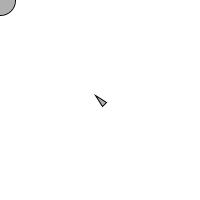
Frame 1 (no input)
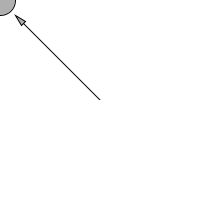
Frame 60 (the mouse pressed at the canvas centre just before this capture)
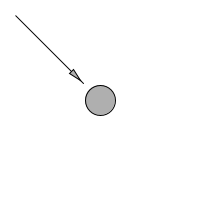
Frame 120 (the mouse held since frame 60 and released just before this capture)

The Processing sketch that drew these frames (run headless with seeded random() and noise(); from frame 60 on, the mouse is pressed at the canvas centre):

// Processing sketch: Arrive
// ── Arrive.pde
// Seek_Arrive
// Daniel Shiffman <http://www.shiffman.net>
// Nature of Code, Spring 2011

// Two "vehicles" follow the mouse position

// Implements Craig Reynold's autonomous steering behaviors
// One vehicle "seeks"
// One vehicle "arrives"
// See: http://www.red3d.com/cwr/

Vehicle v;

void setup() {
  size(200, 200);
  v = new Vehicle(width/2, height/2);
  smooth();
}

void draw() {
  background(255);

  PVector mouse = new PVector(mouseX, mouseY);

  // Draw an ellipse at the mouse location
  fill(175);
  stroke(0);
  ellipse(mouse.x, mouse.y, 30, 30);

  // Call the appropriate steering behaviors for our agents
  v.arrive(mouse);
  v.update();
  v.display();
}


// ── Vehicle.pde
// Seek_Arrive
// Daniel Shiffman <http://www.shiffman.net>

// The "Vehicle" class

class Vehicle {
  
  ArrayList<PVector> history = new ArrayList<PVector>();

  PVector location;
  PVector velocity;
  PVector acceleration;
  float r;
  float maxforce;    // Maximum steering force
  float maxspeed;    // Maximum speed

  Vehicle(float x, float y) {
    acceleration = new PVector(0,0);
    velocity = new PVector(0,0);
    location = new PVector(x,y);
    r = 3.0;
    maxspeed = 4;
    maxforce = 0.1;
  }

  // Method to update location
  void update() {
    // Update velocity
    velocity.add(acceleration);
    // Limit speed
    velocity.limit(maxspeed);
    location.add(velocity);
    // Reset accelerationelertion to 0 each cycle
    acceleration.mult(0);
    
    history.add(location.get());
    if (history.size() > 100) {
      history.remove(0);
    }
  }

  void applyForce(PVector force) {
    // We could add mass here if we want A = F / M
    acceleration.add(force);
  }

  // A method that calculates a steering force towards a target
  // STEER = DESIRED MINUS VELOCITY
  void arrive(PVector target) {
    PVector desired = PVector.sub(target,location);  // A vector pointing from the location to the target
    float d = desired.mag();
    // Normalize desired and scale with arbitrary damping within 100 pixels
    desired.normalize();
    if (d < 100) {
      float m = map(d,0,100,0,maxspeed);
      desired.mult(m);
    } else {
      desired.mult(maxspeed);
    }

    // Steering = Desired minus Velocity
    PVector steer = PVector.sub(desired,velocity);
    steer.limit(maxforce);  // Limit to maximum steering force
    applyForce(steer);
  }
  
  void display() {
    
    beginShape();
    stroke(0);
    noFill();
    for(PVector v: history) {
      vertex(v.x,v.y);
    }
    endShape();
    
    // Draw a triangle rotated in the direction of velocity
    float theta = velocity.heading2D() + PI/2;
    fill(175);
    stroke(0);
    pushMatrix();
    translate(location.x,location.y);
    rotate(theta);
    beginShape();
    vertex(0, -r*2);
    vertex(-r, r*2);
    vertex(r, r*2);
    endShape(CLOSE);
    popMatrix();
    
    
  }
}
